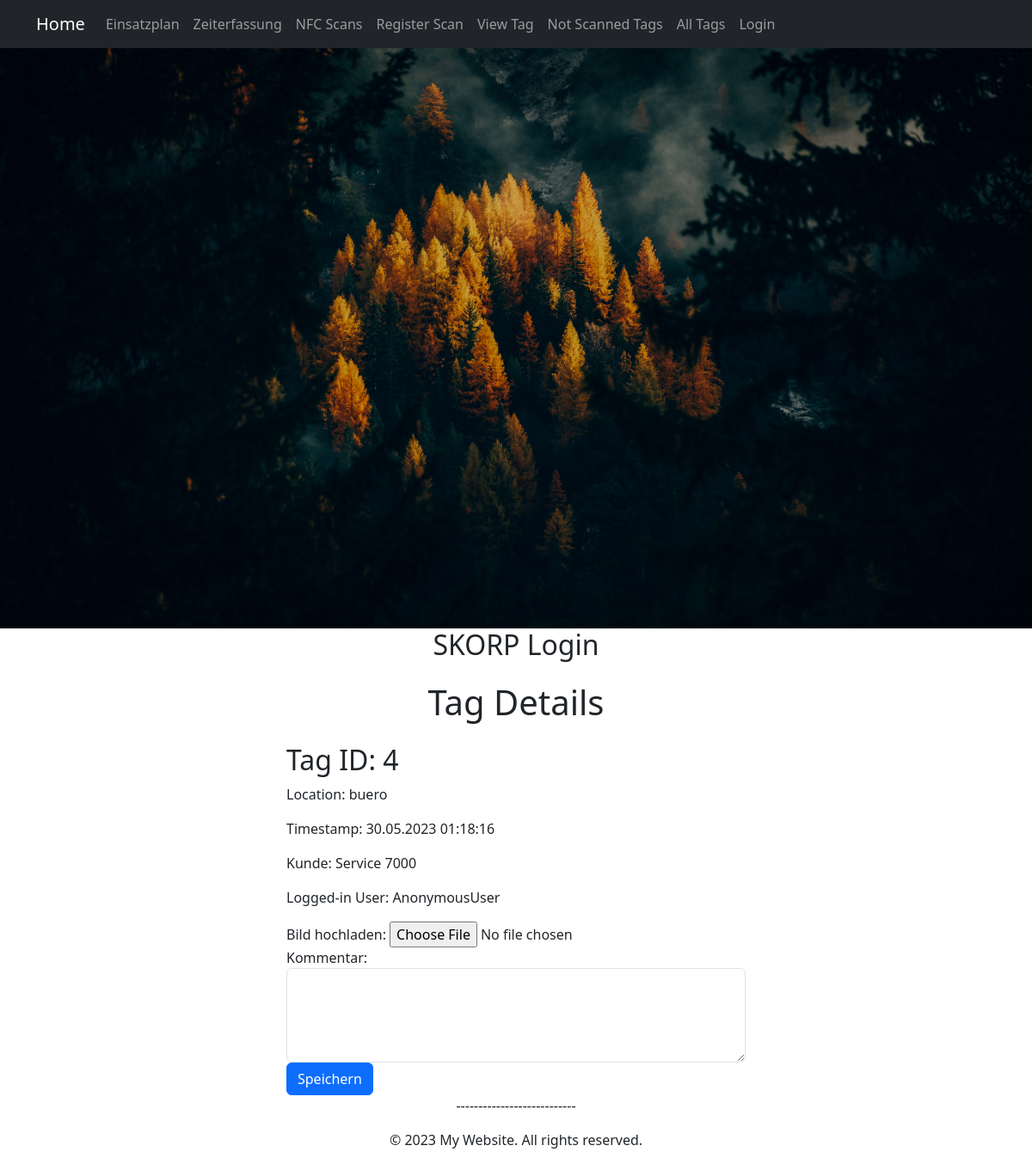
The app's page /nfc/view/4/, older data.
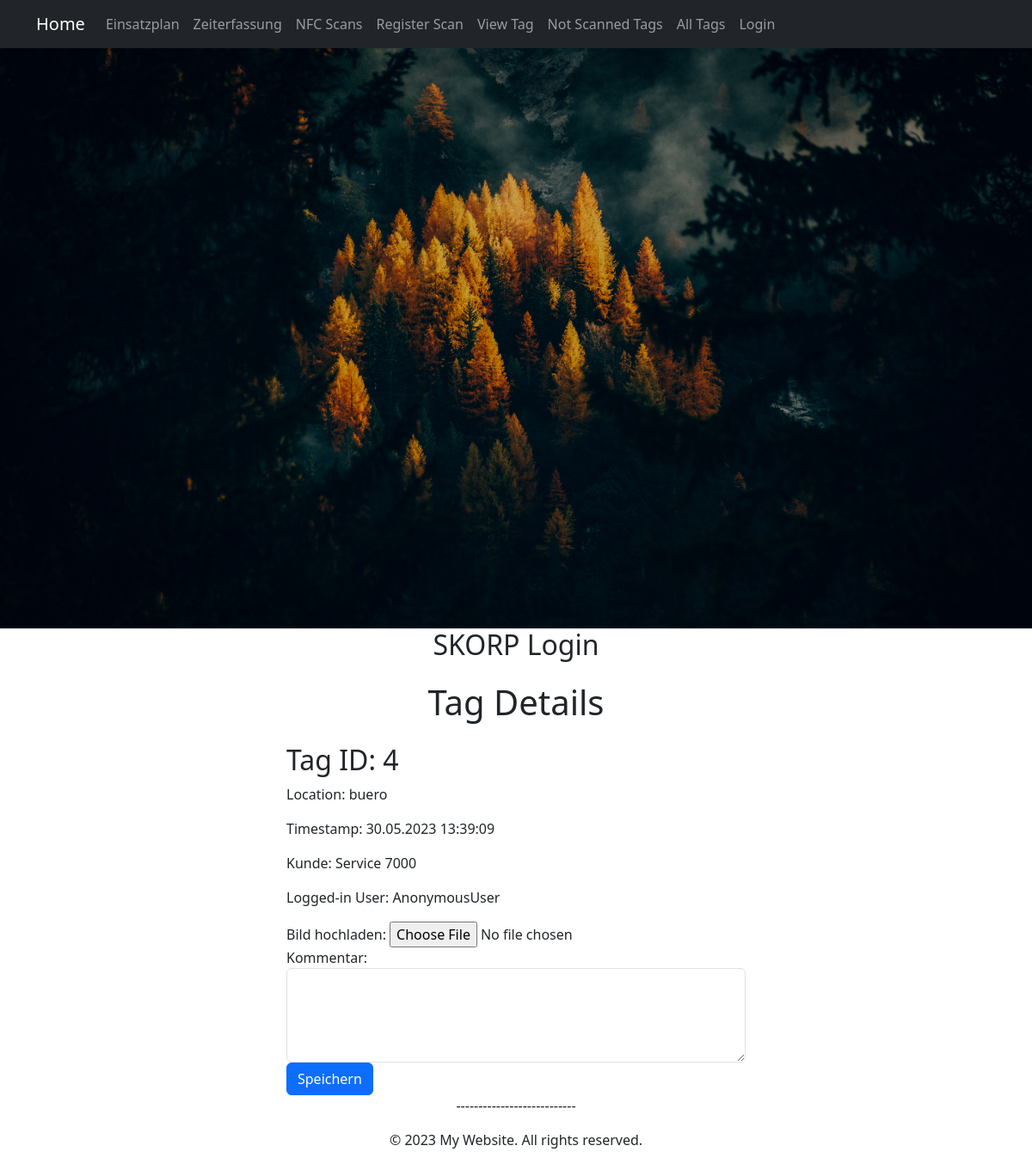
The same page, newer data.
### nfc/models.py (models this page shows, shortened)
class NfcTag(models.Model):
    kunde = models.ForeignKey(Kunden, on_delete=models.CASCADE, related_name='nfctags', null=True, blank=True)
    location = models.CharField(max_length=200)

class NfcScan(models.Model):
    user = models.ForeignKey(User, on_delete=models.CASCADE)
    tag = models.ForeignKey(NfcTag, on_delete=models.CASCADE)
    timestamp = models.DateTimeField(default=timezone.now)
    image = models.ImageField(upload_to='nfc_scans/', blank=True, null=True)
    comment = models.TextField(blank=True, null=True)

### kundendatenbank/models.py (models this page shows, shortened)
class Kunden(models.Model):
    name = models.CharField(max_length=200, blank=False, null=False)
    adresse = models.CharField(max_length=200, blank=False, null=False)
    telefonnummer = models.CharField(max_length=15, blank=False, null=False)
    email = models.EmailField(max_length=200, blank=True, null=True)
    stundenansatz = models.DecimalField(max_digits=5, decimal_places=2, blank=False, null=False)
    def __str__(self):
        return self.name

### nfc/views.py (the view)
# urls.py: path('view/<int:tag_id>/', views.view_tag, name='view_tag'),
def view_tag(request, tag_id):
    tag = get_object_or_404(NfcTag, id=tag_id)
    scan = NfcScan.objects.filter(tag=tag).order_by('-timestamp').first()
    success_message = ""
    error_message = ""
    if request.method == 'POST':
        form = NfcScanForm(request.POST, request.FILES, instance=scan)
        if form.is_valid():
            scan = form.save(commit=False)  # Objekt vorübergehend speichern
            scan.user = request.user  # Benutzer zuweisen
            scan.save()  # Eintrag speichern
            form.save_m2m()  # M2M-Beziehungen speichern
            success_message = "Scan erfolgreich aktualisiert."
        else:
            error_message = "Fehler beim Speichern des Scans. Bitte überprüfen Sie Ihre Eingaben."
    else:
        form = NfcScanForm(instance=scan)
    context = {
        'tag': tag,
        'scan': scan,
        'form': form,
        'success_message': success_message,
        'error_message': error_message,
    }
    return render(request, 'view_tag.html', context)

### nfc/forms.py
class NfcScanForm(forms.ModelForm):
    class Meta:
        model = NfcScan
        fields = ['image', 'comment']
        widgets = {
            'comment': forms.Textarea(attrs={'rows': 4}),  # Anpassen der Darstellung des Textareas
        }

### templates/view_tag.html (shortened to what this page needs)
{% extends 'base.html' %}
{% load static %}
{% block header %}
    <header class="text-center header-container">
        <div class="image-container">
            <img src="{% static 'images/login_header.jpg' %}" alt="Header Image" class="img-fluid smaller-headerbg">
            <h2 class="tagline">SKORP Login</h2>
        </div>
    </header>
{% endblock %}
{% block content %}
  <div class="container">
    <h1 class="text-center mt-4">Tag Details</h1>
    <div class="row mt-4">
      <div class="col-md-6 offset-md-3">
        <h2>Tag ID: {{ tag.id }}</h2>
        <p>Location: {{ tag.location }}</p>
        <p>Timestamp: {{ scan.timestamp|date:"d.m.Y H:i:s" }}</p>
        <p>Kunde: {{ tag.kunde }}</p>
        <p>Logged-in User: {{ request.user }}</p>
        <form method="post" enctype="multipart/form-data">
          <div class="form-group">
            <label for="image">Bild hochladen:</label>
            <input type="file" name="image" id="image" class="form-control-file">
          </div>
          <div class="form-group">
            <label for="comment">Kommentar:</label>
            <textarea name="comment" id="comment" class="form-control" rows="4"></textarea>
          </div>
          <input type="submit" value="Speichern" class="btn btn-primary">
        </form>
      </div>
    </div>
  </div>
{% endblock %}

### templates/base.html (shortened to what this page needs)
{% load static %}
<!DOCTYPE html>
<html lang="en">
<head>
    <link rel="stylesheet" href="{% static 'css/bootstrap.min.css' %}">
    <link href="https://cdn.jsdelivr.net/npm/fullcalendar@5.10.1/main.min.css" rel="stylesheet">
</head>
<body>
 <nav class="navbar navbar-expand-lg navbar-dark bg-dark">
    <div class="container">
        <a class="navbar-brand" href="/">Home</a>
        <div class="collapse navbar-collapse" id="navbarNav">
            <ul class="navbar-nav ml-auto">
                <li class="nav-item">
                    <a class="nav-link" href="/arbeitsplanung/einsatzplan/">Einsatzplan</a>
                </li>
                <li class="nav-item">
                    <a class="nav-link" href="/zeiterfassung/">Zeiterfassung</a>
                </li>
                <li class="nav-item">
                    <a class="nav-link" href="{% url 'nfc:scan_list' %}">NFC Scans</a>
                </li>
                <li class="nav-item">
                    <a class="nav-link" href="{% url 'nfc:register_scan' tag_id='example' %}">Register Scan</a>
                </li>
                <li class="nav-item">
                    <a class="nav-link" href="{% url 'nfc:view_tag' tag_id=123 %}">View Tag</a>
                </li>
                <li class="nav-item">
                    <a class="nav-link" href="{% url 'nfc:not_scanned_tags' kunden_id=456 %}">Not Scanned Tags</a>
                </li>
                <li class="nav-item">
                    <a class="nav-link" href="{% url 'nfc:view_all_tag' %}">All Tags</a>
                </li>
                {% if user.is_authenticated %}
                <li class="nav-item">
                    <a class="nav-link" href="{% url 'account_logout' %}">Logout</a>
                </li>
                {% else %}
                <li class="nav-item">
                    <a class="nav-link" href="{% url 'account_login' %}">Login</a>
                </li>
                {% endif %}
            </ul>
        </div>
    </div>
</nav>
    {% block header %}{% endblock %}
    <main>
        <div class="container">
            {% block content %}
            {% endblock %}
        </div>
    </main>
    <footer class="text-center">
        <p>---------------------------</p>
        <p>&copy; 2023 My Website. All rights reserved.</p>
    </footer>
</body>
</html>

Row changes from the older to the newer data that the page shows:
no longer on this page (row edited): NfcScan: timestamp "30.05.2023 01:18:16"
added NfcScan: timestamp "30.05.2023 13:39:09"
